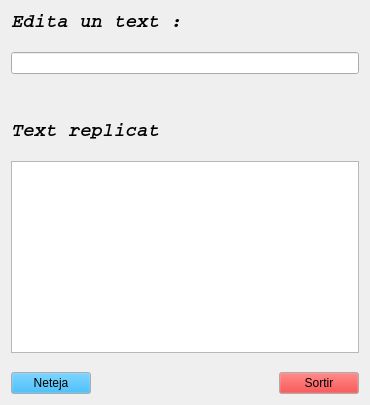
<?xml version="1.0" encoding="UTF-8"?>
<ui version="4.0">
 <class>Form</class>
 <widget class="QWidget" name="Form">
  <property name="geometry">
   <rect>
    <x>0</x>
    <y>0</y>
    <width>370</width>
    <height>405</height>
   </rect>
  </property>
  <property name="sizePolicy">
   <sizepolicy hsizetype="Expanding" vsizetype="Preferred">
    <horstretch>0</horstretch>
    <verstretch>0</verstretch>
   </sizepolicy>
  </property>
  <property name="windowTitle">
   <string>Form</string>
  </property>
  <layout class="QVBoxLayout" name="verticalLayout_2">
   <item>
    <layout class="QVBoxLayout" name="verticalLayout">
     <item>
      <widget class="QLabel" name="label">
       <property name="font">
        <font>
         <family>Courier</family>
         <pointsize>14</pointsize>
         <weight>75</weight>
         <italic>true</italic>
         <bold>true</bold>
        </font>
       </property>
       <property name="text">
        <string>Edita un text :</string>
       </property>
      </widget>
     </item>
     <item>
      <spacer name="verticalSpacer">
       <property name="orientation">
        <enum>Qt::Vertical</enum>
       </property>
       <property name="sizeHint" stdset="0">
        <size>
         <width>20</width>
         <height>13</height>
        </size>
       </property>
      </spacer>
     </item>
     <item>
      <widget class="QLineEdit" name="lineEdit"/>
     </item>
     <item>
      <spacer name="verticalSpacer_2">
       <property name="orientation">
        <enum>Qt::Vertical</enum>
       </property>
       <property name="sizeHint" stdset="0">
        <size>
         <width>20</width>
         <height>40</height>
        </size>
       </property>
      </spacer>
     </item>
     <item>
      <widget class="QLabel" name="label_2">
       <property name="font">
        <font>
         <family>Courier</family>
         <pointsize>14</pointsize>
         <weight>75</weight>
         <italic>true</italic>
         <bold>true</bold>
        </font>
       </property>
       <property name="text">
        <string>Text replicat</string>
       </property>
      </widget>
     </item>
     <item>
      <spacer name="verticalSpacer_3">
       <property name="orientation">
        <enum>Qt::Vertical</enum>
       </property>
       <property name="sizeHint" stdset="0">
        <size>
         <width>20</width>
         <height>13</height>
        </size>
       </property>
      </spacer>
     </item>
     <item>
      <widget class="QTextEdit" name="textEdit_2">
       <property name="textInteractionFlags">
        <set>Qt::NoTextInteraction</set>
       </property>
      </widget>
     </item>
    </layout>
   </item>
   <item>
    <spacer name="verticalSpacer_4">
     <property name="orientation">
      <enum>Qt::Vertical</enum>
     </property>
     <property name="sizeHint" stdset="0">
      <size>
       <width>20</width>
       <height>7</height>
      </size>
     </property>
    </spacer>
   </item>
   <item>
    <layout class="QHBoxLayout" name="horizontalLayout">
     <item>
      <widget class="KPushButton" name="kpushbutton">
       <property name="palette">
        <palette>
         <active>
          <colorrole role="Button">
           <brush brushstyle="SolidPattern">
            <color alpha="255">
             <red>0</red>
             <green>170</green>
             <blue>255</blue>
            </color>
           </brush>
          </colorrole>
         </active>
         <inactive>
          <colorrole role="Button">
           <brush brushstyle="SolidPattern">
            <color alpha="255">
             <red>0</red>
             <green>170</green>
             <blue>255</blue>
            </color>
           </brush>
          </colorrole>
         </inactive>
         <disabled>
          <colorrole role="Button">
           <brush brushstyle="SolidPattern">
            <color alpha="255">
             <red>0</red>
             <green>170</green>
             <blue>255</blue>
            </color>
           </brush>
          </colorrole>
         </disabled>
        </palette>
       </property>
       <property name="text">
        <string>Neteja</string>
       </property>
      </widget>
     </item>
     <item>
      <spacer name="horizontalSpacer">
       <property name="orientation">
        <enum>Qt::Horizontal</enum>
       </property>
       <property name="sizeHint" stdset="0">
        <size>
         <width>218</width>
         <height>20</height>
        </size>
       </property>
      </spacer>
     </item>
     <item>
      <widget class="KPushButton" name="kpushbutton_2">
       <property name="palette">
        <palette>
         <active>
          <colorrole role="WindowText">
           <brush brushstyle="SolidPattern">
            <color alpha="255">
             <red>0</red>
             <green>0</green>
             <blue>0</blue>
            </color>
           </brush>
          </colorrole>
          <colorrole role="Button">
           <brush brushstyle="SolidPattern">
            <color alpha="255">
             <red>255</red>
             <green>0</green>
             <blue>0</blue>
            </color>
           </brush>
          </colorrole>
          <colorrole role="Highlight">
           <brush brushstyle="SolidPattern">
            <color alpha="255">
             <red>170</red>
             <green>0</green>
             <blue>0</blue>
            </color>
           </brush>
          </colorrole>
         </active>
         <inactive>
          <colorrole role="WindowText">
           <brush brushstyle="SolidPattern">
            <color alpha="255">
             <red>0</red>
             <green>0</green>
             <blue>0</blue>
            </color>
           </brush>
          </colorrole>
          <colorrole role="Button">
           <brush brushstyle="SolidPattern">
            <color alpha="255">
             <red>255</red>
             <green>0</green>
             <blue>0</blue>
            </color>
           </brush>
          </colorrole>
          <colorrole role="Highlight">
           <brush brushstyle="SolidPattern">
            <color alpha="255">
             <red>170</red>
             <green>0</green>
             <blue>0</blue>
            </color>
           </brush>
          </colorrole>
         </inactive>
         <disabled>
          <colorrole role="WindowText">
           <brush brushstyle="SolidPattern">
            <color alpha="255">
             <red>165</red>
             <green>167</green>
             <blue>169</blue>
            </color>
           </brush>
          </colorrole>
          <colorrole role="Button">
           <brush brushstyle="SolidPattern">
            <color alpha="255">
             <red>255</red>
             <green>0</green>
             <blue>0</blue>
            </color>
           </brush>
          </colorrole>
          <colorrole role="Highlight">
           <brush brushstyle="SolidPattern">
            <color alpha="255">
             <red>227</red>
             <green>229</green>
             <blue>231</blue>
            </color>
           </brush>
          </colorrole>
         </disabled>
        </palette>
       </property>
       <property name="text">
        <string>Sortir</string>
       </property>
      </widget>
     </item>
    </layout>
   </item>
  </layout>
  <zorder>label</zorder>
  <zorder>label_2</zorder>
  <zorder>verticalSpacer</zorder>
  <zorder>verticalSpacer_2</zorder>
  <zorder>verticalSpacer_3</zorder>
  <zorder>lineEdit</zorder>
  <zorder>kpushbutton</zorder>
  <zorder>kpushbutton_2</zorder>
  <zorder>horizontalSpacer</zorder>
  <zorder>verticalSpacer_4</zorder>
 </widget>
 <customwidgets>
  <customwidget>
   <class>KPushButton</class>
   <extends>QPushButton</extends>
   <header>kpushbutton.h</header>
  </customwidget>
 </customwidgets>
 <resources/>
 <connections>
  <connection>
   <sender>lineEdit</sender>
   <signal>textChanged(QString)</signal>
   <receiver>textEdit_2</receiver>
   <slot>setPlainText(QString)</slot>
   <hints>
    <hint type="sourcelabel">
     <x>242</x>
     <y>57</y>
    </hint>
    <hint type="destinationlabel">
     <x>316</x>
     <y>241</y>
    </hint>
   </hints>
  </connection>
  <connection>
   <sender>kpushbutton_2</sender>
   <signal>clicked()</signal>
   <receiver>Form</receiver>
   <slot>close()</slot>
   <hints>
    <hint type="sourcelabel">
     <x>287</x>
     <y>384</y>
    </hint>
    <hint type="destinationlabel">
     <x>369</x>
     <y>404</y>
    </hint>
   </hints>
  </connection>
  <connection>
   <sender>kpushbutton</sender>
   <signal>clicked()</signal>
   <receiver>lineEdit</receiver>
   <slot>clear()</slot>
   <hints>
    <hint type="sourcelabel">
     <x>43</x>
     <y>382</y>
    </hint>
    <hint type="destinationlabel">
     <x>59</x>
     <y>66</y>
    </hint>
   </hints>
  </connection>
 </connections>
</ui>
